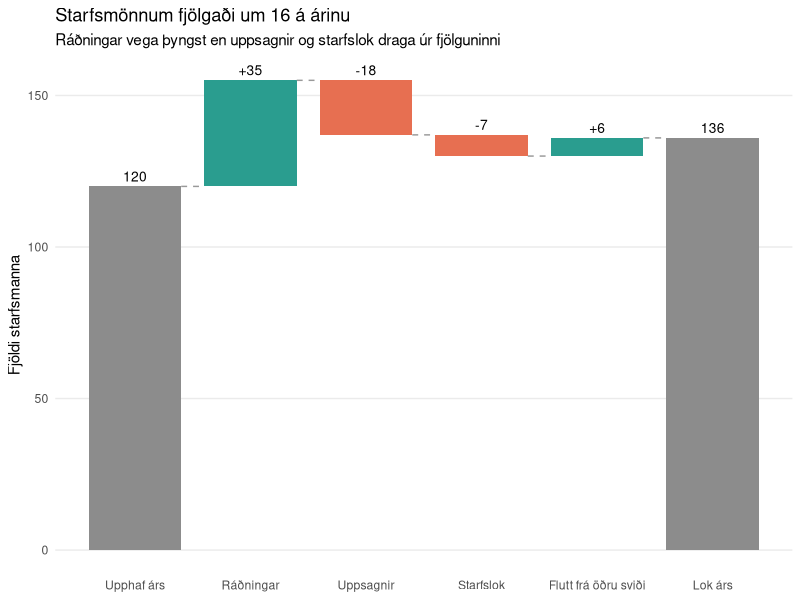

R code for this plot:
## ---- chunk 1
#| label: visuals-major-r-1
#| message: false
#| warning: false
#| code-fold: true
#| code-summary: "Sýna kóðann"
#| fig-cap: "Fossarit yfir breytingar á fjölda starfsmanna á einu ári (tilbúin gögn)"
#| fig-alt: "Fossarit með sex stöplum. Grár upphafsstöpull, grænir stöplar fyrir fjölgun, appelsínugulir fyrir fækkun og grár lokastöpull."
library(ggplot2)

fossar <- data.frame(
  thattur  = c("Upphaf árs", "Ráðningar", "Uppsagnir", "Starfslok",
               "Flutt frá öðru sviði", "Lok árs"),
  breyting = c(120, 35, -18, -7, 6, NA)
)

n <- nrow(fossar)
heild <- c(TRUE, rep(FALSE, n - 2), TRUE)

# Hlaupandi samtala gefur efri brún hvers stöpuls; lokastöpullinn er summan
fossar$enda   <- cumsum(c(fossar$breyting[-n], 0))
fossar$breyting[n] <- fossar$enda[n]
fossar$byrjun <- ifelse(heild, 0, fossar$enda - fossar$breyting)
fossar$tegund <- ifelse(heild, "heild", ifelse(fossar$breyting > 0, "aukning", "faekkun"))
fossar$x      <- seq_len(n)
fossar$merki  <- ifelse(heild, fossar$breyting, sprintf("%+d", as.integer(fossar$breyting)))

ggplot(fossar) +
  geom_rect(aes(xmin = x - 0.4, xmax = x + 0.4, ymin = byrjun, ymax = enda, fill = tegund)) +
  geom_segment(data = fossar[-n, ],
               aes(x = x + 0.4, xend = x + 0.6, y = enda, yend = enda),
               colour = "grey60", linetype = "dashed") +
  geom_text(aes(x = x, y = pmax(byrjun, enda), label = merki), vjust = -0.5, size = 3.5) +
  scale_x_continuous(breaks = fossar$x, labels = fossar$thattur) +
  scale_fill_manual(values = c(heild = "grey55", aukning = "#2a9d8f", faekkun = "#e76f51"),
                    guide = "none") +
  labs(title = paste("Starfsmönnum fjölgaði um", fossar$enda[n] - fossar$enda[1], "á árinu"),
       subtitle = "Ráðningar vega þyngst en uppsagnir og starfslok draga úr fjölguninni",
       x = NULL, y = "Fjöldi starfsmanna") +
  theme_minimal() +
  theme(panel.grid.major.x = element_blank(), panel.grid.minor = element_blank())
